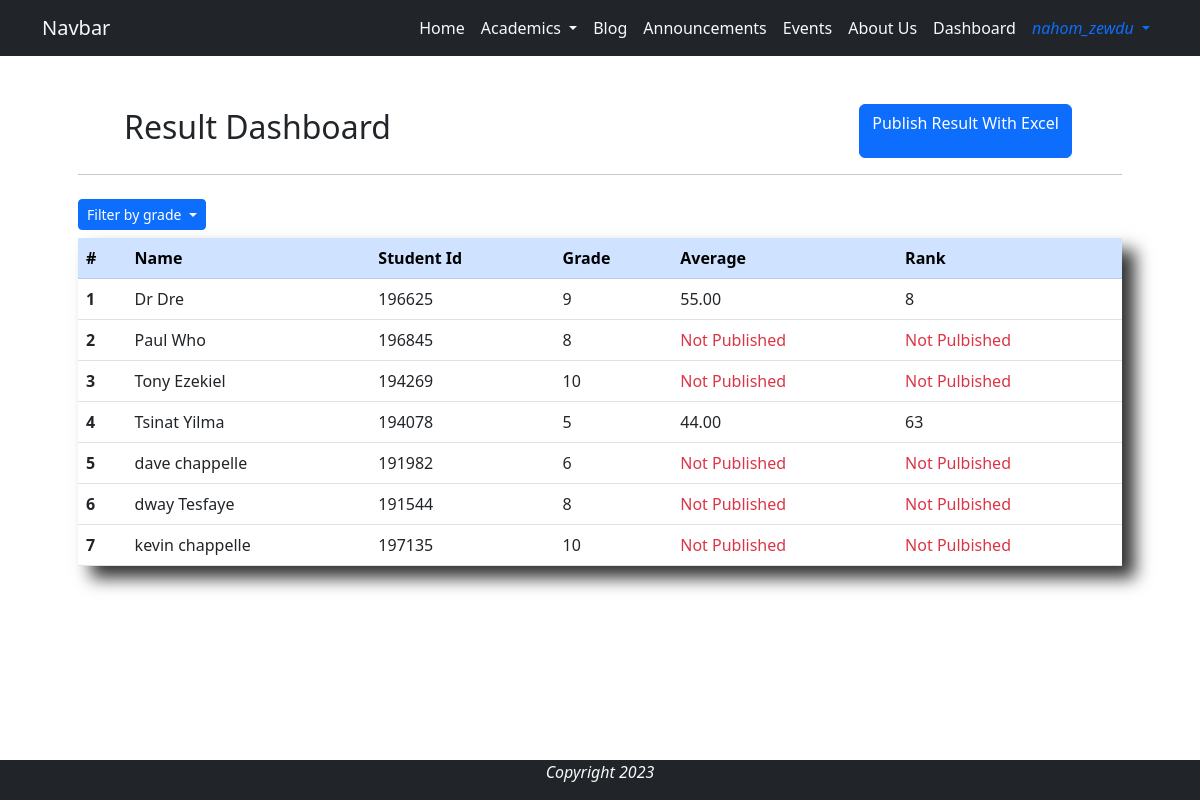
The page /result_dashboard/all (signed in) on the database its author committed.
### base/models.py (models this page shows, shortened)
class Student(models.Model):
    GENDER_CHOICES = [
        ('M', 'Male'),
        ('F', 'Female')
    ]
    GRADE_CHOICES = [
        ('5', 'Grade 5'),
        ('6', 'Grade 6'),
        ('7', 'Grade 7'),
        ('8', 'Grade 8'),
        ('9', 'Grade 9'),
        ('10', 'Grade 10'),
    ]
    user = models.OneToOneField(User, on_delete=models.CASCADE, verbose_name='Student')
    name = models.CharField(max_length=44, null=True, blank=True)
    image = models.ImageField(null=True, blank=True, upload_to='profile/', default='user.jpg')
    student_id = models.CharField(max_length=6, unique=True, editable=False)
    grade = models.CharField(max_length=2, choices=GRADE_CHOICES, null=False, blank=False)
    age = models.IntegerField(null=False, blank=False)
    gender = models.CharField(max_length=6, choices=GENDER_CHOICES, null=False, blank=False)
    parent_phone = models.CharField(max_length=20, null=True, blank=True)

class Score(models.Model):
    SEMESTER_CHOICE =[
        ('First Semester', '1st'),
        ('Second Semester', '2nd')
    ]
    student = models.ForeignKey(Student, on_delete=models.CASCADE, related_name='scores')
    semester = models.CharField(max_length=30, choices=SEMESTER_CHOICE, null=False, blank=False)
    physics = models.DecimalField(max_digits=5, decimal_places=2, null=True, blank=True)
    chemistry = models.DecimalField(max_digits=5, decimal_places=2, null=True, blank=True)
    biology = models.DecimalField(max_digits=5, decimal_places=2, null=True, blank=True)
    average = models.DecimalField(max_digits=5, decimal_places=2, null=False, blank=False)
    rank = models.IntegerField(null=False, blank=False)

### base/views.py (the view)
# urls.py: path('result_dashboard/<str:grade>', views.result_dashboard, name='result_dashboard'),
@login_required
@user_passes_test(lambda user: user.is_staff)
def result_dashboard(request, grade=None):
    if grade == 'all':
        students = Student.objects.order_by('name')
    else:
        students = Student.objects.filter(grade=grade)
    context = {
        'students': students,
    }
    return render(request, 'dashboard/result_dashboard.html', context)

### base/templates/dashboard/result_dashboard.html (shortened to what this page needs)
{% extends 'base/base.html' %}
{% load static %}
{% block content %}
<div class="container p-5">
    <div class="row d-flex justify-content-around">
        <h2 class="p-1 col-7">Result Dashboard</h2>
        <a href="{% url 'base:publish_result'%}" class="col-auto btn btn-primary mx-2">Publish Result With Excel</a>
    </div>
    <hr>
    <div class="btn-group my-2">
        <button class="btn btn-primary btn-sm dropdown-toggle" type="button" data-bs-toggle="dropdown" aria-expanded="false">
          Filter by grade
        </button>
    </div>
    <div class="shadow-xlg">
        <table class="table">
            <thead class="table-primary">
            <tr>
                <th scope="col">#</th>
                <th scope="col">Name</th>
                <th scope="col">Student Id</th>
                <th scope="col">Grade</th>
                <th scope="col">Average</th>
                <th scope="col">Rank</th>
            </tr>
            </thead>
            <tbody>
                {% for student in students %}
                    <tr class="dashboard-row" href="{% url 'base:student_update' student.student_id %}">
                        <th scope="row">{{ forloop.counter }}</th>
                        <td>{{ student.name }}</td>
                        <td>{{ student.student_id }}</td>
                        <td>{{ student.grade }}</td>
                        {% with score=student.scores.all|first %}
                            {% if score %}
                                <td>{{ score.average }}</td>
                                <td>{{ score.rank }}</td>
                            {% else %}
                                <td class="text-danger">Not Published</td>
                                <td class="text-danger">Not Pulbished</td>
                            {% endif %}
                        {% endwith %}
                    </tr>
                {% endfor %}
            </tbody>
        </table>
    </div>
</div>
{% endblock %}

### base/templates/base/navigation.html (shortened to what this page needs)
<nav class="navbar sticky-top navbar-expand-lg bg-dark">
    <div class="container">
        <a class="navbar-brand text-light" href="{% url 'base:home' %}">Navbar</a>
        <div class="collapse navbar-collapse justify-content-end" id="navbarNav">
            <ul class="navbar-nav">
                <li class="nav-item">
                    <a class="nav-link text-light active text-light" aria-current="page" href="{% url 'base:home' %}">Home</a>
                </li>
                <li class="nav-item dropdown">
                    <a class="nav-link dropdown-toggle text-light" href="#" role="button" data-bs-toggle="dropdown" aria-expanded="false">
                    Academics
                    </a>
                </li>
                <li class="nav-item" data-bs-toggle="tooltip"  data-bs-placement="bottom" data-bs-title="Coming Soon...">
                    <a class="nav-link text-light" href="#">Blog</a>
                </li>
                {% if user.is_authenticated %}
                    <li class="nav-item">
                        <a class="nav-link text-light" href="{% url 'announcement:announcement' %}">Announcements</a>
                    </li>
                {% endif %}
                <li class="nav-item">
                    <a class="nav-link text-light" href="#">Events</a>
                </li>
                <li class="nav-item">
                    <a class="nav-link text-light" href="#">About Us</a>
                </li>
                {% if user.is_staff %}
                <li class="nav-item">
                    <a class="nav-link text-light" href="{% url 'base:dashboard' %}">Dashboard</a>
                </li>
                {% endif %}
                {% if user.is_authenticated %}
                    <li class="nav-item dropdown">
                        <a class="nav-link text-primary dropdown-toggle" href="#" role="button" data-bs-toggle="dropdown" aria-expanded="false">
                            <i class="fa fa-user" aria-hidden="true"> {{user.username}} </i>
                        </a>
                    </li>
                {% endif %}
            </ul>
        </div>
    </div>
</nav>

### base/static/css/style.css (style rules this page uses)
.shadow-xlg { box-shadow: 13px 12px 16px rgba(0, 0, 0, 0.8) }
.navbar-nav .nav-link { transition: 1s; }
.dashboard-row th { transition: background-color 0.2s ease-in; }
.dashboard-row td { transition: background-color 0.4s ease-in; }

### rows shown on the page
Student: name "Dr Dre", student_id "196625", grade "9", scores.average "55.00", scores.rank "8"
Student: name "Paul Who", student_id "196845", grade "8", shows "Not Published"
Student: name "Tony Ezekiel", student_id "194269", grade "10", shows "Not Published"
Student: name "Tsinat Yilma", student_id "194078", grade "5", scores.average "44.00", scores.rank "63"
Student: name "dave chappelle", student_id "191982", grade "6", shows "Not Published"
Student: name "dway Tesfaye", student_id "191544", grade "8", shows "Not Published"
Student: name "kevin chappelle", student_id "197135", grade "10", shows "Not Published"

### other values the page prints
{{ user.username }} "nahom_zewdu"
